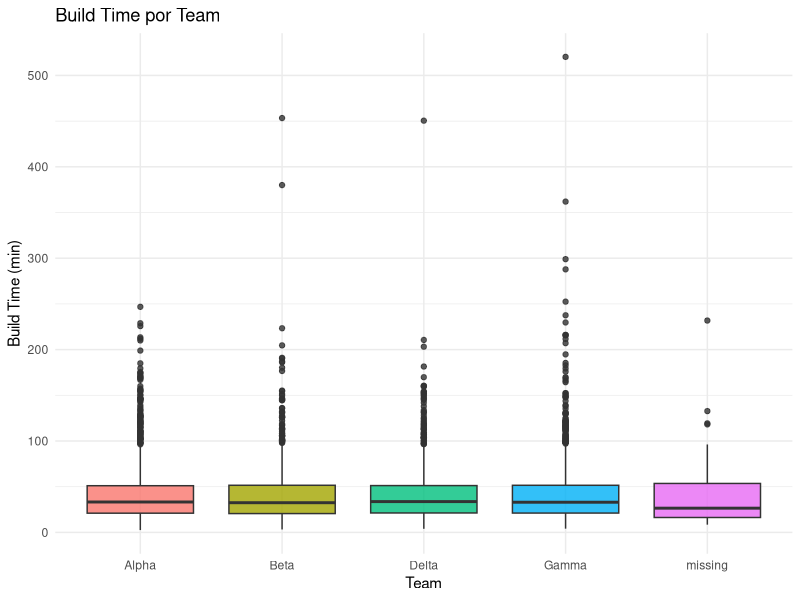
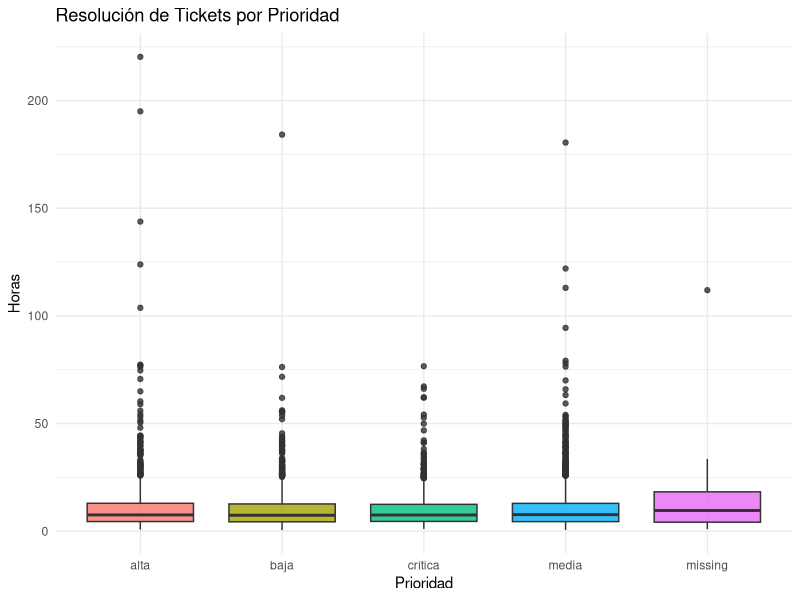
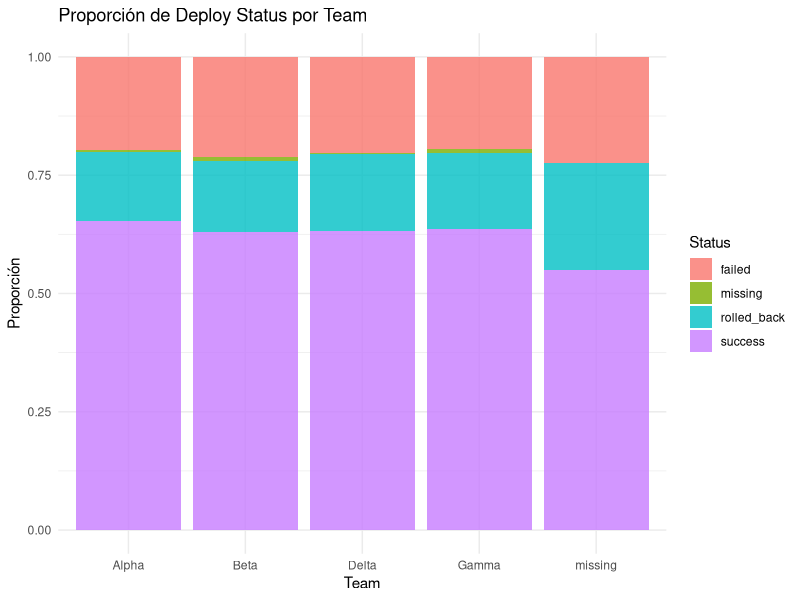

Reproduce these figures in R, in order.
# Frecuencias y Agrupaciones
# Esto de acá trata de las clases de Sturges, clase modal, comparación por grupos
# Una clase Sturges es una forma de determinar el número de clases para un histograma basado en el tamaño de la muestra. En cambio, una clase modal es la clase que tiene la mayor frecuencia en un conjunto de datos agrupados. Y, el medio, al hacer una comparación por grupos, se busca analizar cómo varían ciertas métricas entre diferentes categorías o grupos dentro del conjunto de datos.
library(tidyverse) # Para manipulación de datos y visualización

setwd("C:/Users/ignac/OneDrive/Escritorio/PyEC/Lab03") 
# Este setwd tiene que ser cambiado a la ruta donde se encuentre el proyecto en tu máquina local, de este modo no habrá problemas al correr el script, dado que el script hace referencia a archivos dentro de la carpeta del proyecto.

df <- read_csv("data/clean/devops_metrics_clean.csv", show_col_types = FALSE)

# 1. Clases de Sturges para variables cuantitativas, esto es, para las variables numéricas que queremos analizar.
cuantitativas <- c("build_time_min", "deploy_time_min", "commit_size_loc",
                   "num_bugs", "test_coverage_pct", "ticket_resolution_h")
# Calcular número de clases según Sturges
n <- nrow(df)
k_sturges <- ceiling(1 + 3.322 * log10(n))
cat(sprintf("Número de clases (Sturges): k = 1 + 3.322*log10(%d) = %d\n\n", n, k_sturges))
# Inicializar data frame para resultados
resultados_sturges <- data.frame()
# Calcular frecuencias y clases modales para cada variable cuantitativa
for (var in cuantitativas) {
  x <- df[[var]]
  x <- x[!is.na(x)]

  # Calcular intervalos para la variable
  rango <- max(x) - min(x)
  amplitud <- rango / k_sturges
  cortes <- seq(min(x), max(x) + amplitud, by = amplitud)

  # Tabla de frecuencias para determinar la clase modal
  freq <- cut(x, breaks = cortes, right = FALSE)
  tabla <- table(freq)
  freq_abs <- as.integer(tabla)
  freq_rel <- round(freq_abs / length(x) * 100, 2)
  freq_acum <- cumsum(freq_abs)

  # Clase modal, esta se dedica a identificar la clase que tiene la mayor frecuencia en el conjunto de datos agrupados. En otras palabras, es la clase que contiene la mayor cantidad de observaciones.
  clase_modal <- names(tabla)[which.max(tabla)]

  cat(sprintf("=== %s ===\n", var))
  cat(sprintf("Clase modal: %s (frecuencia: %d)\n", clase_modal, max(freq_abs)))
  cat(sprintf("Amplitud de clase: %.2f\n\n", amplitud))

  # Guardar resultados, esto es, la variable, el intervalo, la frecuencia absoluta, la frecuencia relativa y la frecuencia acumulada en un data frame.
  for (i in seq_along(freq_abs)) {
    fila <- data.frame(
      Variable = var,
      Intervalo = names(tabla)[i],
      Frec_Absoluta = freq_abs[i],
      Frec_Relativa = freq_rel[i],
      Frec_Acumulada = freq_acum[i],
      row.names = NULL
    )
    resultados_sturges <- rbind(resultados_sturges, fila)
  }
}
# Exportar resultados a CSV
cat("\n=== Tabla de Frecuencias con Sturges ===\n")
print(head(resultados_sturges, 20))

# 2. Comparación por team, module y priority, para esto se agrupa por cada una de estas variables categóricas y se calculan estadísticas descriptivas para las variables cuantitativas.
cat("\n=== Comparación por Team ===\n")
comp_team <- df %>%
  filter(!is.na(team)) %>%
  group_by(team) %>%
  summarise(
    n = n(),
    build_time_mean = round(mean(build_time_min, na.rm = TRUE), 2),
    deploy_time_mean = round(mean(deploy_time_min, na.rm = TRUE), 2),
    coverage_mean = round(mean(test_coverage_pct, na.rm = TRUE), 2),
    bugs_mean = round(mean(num_bugs, na.rm = TRUE), 2),
    resolution_mean = round(mean(ticket_resolution_h, na.rm = TRUE), 2),
    .groups = "drop"
  )
print(comp_team)

# 3. Comparación por module, con la finalidad de analizar cómo varían ciertas métricas entre diferentes módulos dentro del conjunto de datos.
cat("\n=== Comparación por Module ===\n")
comp_module <- df %>%
  filter(!is.na(module)) %>%
  group_by(module) %>%
  summarise(
    n = n(),
    build_time_mean = round(mean(build_time_min, na.rm = TRUE), 2),
    deploy_time_mean = round(mean(deploy_time_min, na.rm = TRUE), 2),
    coverage_mean = round(mean(test_coverage_pct, na.rm = TRUE), 2),
    bugs_mean = round(mean(num_bugs, na.rm = TRUE), 2),
    resolution_mean = round(mean(ticket_resolution_h, na.rm = TRUE), 2),
    .groups = "drop"
  )
print(comp_module)

# 4. Comparación por priority, para analizar cómo varían ciertas métricas entre diferentes niveles de prioridad dentro del conjunto de datos.
cat("\n=== Comparación por Priority ===\n")
comp_priority <- df %>%
  filter(!is.na(priority)) %>%
  group_by(priority) %>%
  summarise(
    n = n(),
    build_time_mean = round(mean(build_time_min, na.rm = TRUE), 2),
    deploy_time_mean = round(mean(deploy_time_min, na.rm = TRUE), 2),
    coverage_mean = round(mean(test_coverage_pct, na.rm = TRUE), 2),
    bugs_mean = round(mean(num_bugs, na.rm = TRUE), 2),
    resolution_mean = round(mean(ticket_resolution_h, na.rm = TRUE), 2),
    .groups = "drop"
  )
print(comp_priority)

# 5. Tablas de contingencia, para analizar la relación entre variables categóricas, como team, priority y module, con el estado de despliegue (deploy_status).
cat("\n=== Tabla de Contingencia: team x deploy_status ===\n")
cont_team_status <- table(df$team, df$deploy_status, useNA = "ifany")
print(cont_team_status)

cat("\n=== Tabla de Contingencia: priority x deploy_status ===\n")
cont_priority_status <- table(df$priority, df$deploy_status, useNA = "ifany")
print(cont_priority_status)

cat("\n=== Tabla de Contingencia: module x deploy_status ===\n")
cont_module_status <- table(df$module, df$deploy_status, useNA = "ifany")
print(cont_module_status)

# 6. Gráficos de comparación, para visualizar las diferencias en métricas clave entre diferentes grupos, como equipos, prioridades y módulos.
dir.create("reports/figuras", recursive = TRUE, showWarnings = FALSE)

# Boxplot por team
p1 <- ggplot(df %>% filter(!is.na(team)), aes(x = team, y = build_time_min, fill = team)) +
  geom_boxplot(alpha = 0.8, show.legend = FALSE) +
  labs(title = "Build Time por Team", x = "Team", y = "Build Time (min)") +
  theme_minimal()
ggsave("reports/figuras/box_build_by_team.png", p1, width = 8, height = 5, dpi = 150)

# Boxplot por priority, para analizar cómo varían los tiempos de resolución de tickets según la prioridad asignada.
p2 <- ggplot(df %>% filter(!is.na(priority)), aes(x = priority, y = ticket_resolution_h, fill = priority)) +
  geom_boxplot(alpha = 0.8, show.legend = FALSE) +
  labs(title = "Resolución de Tickets por Prioridad", x = "Prioridad", y = "Horas") +
  theme_minimal()
ggsave("reports/figuras/box_resolution_by_priority.png", p2, width = 8, height = 5, dpi = 150)

# Barras apiladas: team x deploy_status | Este gráfico de barras apiladas permite visualizar la proporción de diferentes estados de despliegue (deploy_status) dentro de cada equipo (team). Cada barra representa un equipo y está dividida en segmentos que muestran la proporción de cada estado de despliegue, facilitando la comparación entre equipos.
df_cont <- df %>% filter(!is.na(team), !is.na(deploy_status))
p3 <- ggplot(df_cont, aes(x = team, fill = deploy_status)) +
  geom_bar(position = "fill", alpha = 0.8) +
  labs(title = "Proporción de Deploy Status por Team",
       x = "Team", y = "Proporción", fill = "Status") +
  theme_minimal()
ggsave("reports/figuras/bar_status_by_team.png", p3, width = 8, height = 5, dpi = 150)

# 7. Exportar resultados a CSV, para guardar los resultados de las frecuencias y comparaciones en archivos CSV que puedan ser utilizados posteriormente para análisis adicionales o informes. Recordar leer el README.md para entender la estructura de carpetas y archivos del proyecto, y ver si se genera un "error" con los .csv 
write.csv(resultados_sturges, "reports/tabla_frecuencias_sturges.csv", row.names = FALSE)
write.csv(comp_team, "reports/comparacion_team.csv", row.names = FALSE)
write.csv(comp_module, "reports/comparacion_module.csv", row.names = FALSE)
write.csv(comp_priority, "reports/comparacion_priority.csv", row.names = FALSE)

cat("\n=== Fase 3 completada. Archivos exportados a reports/ ===\n")
